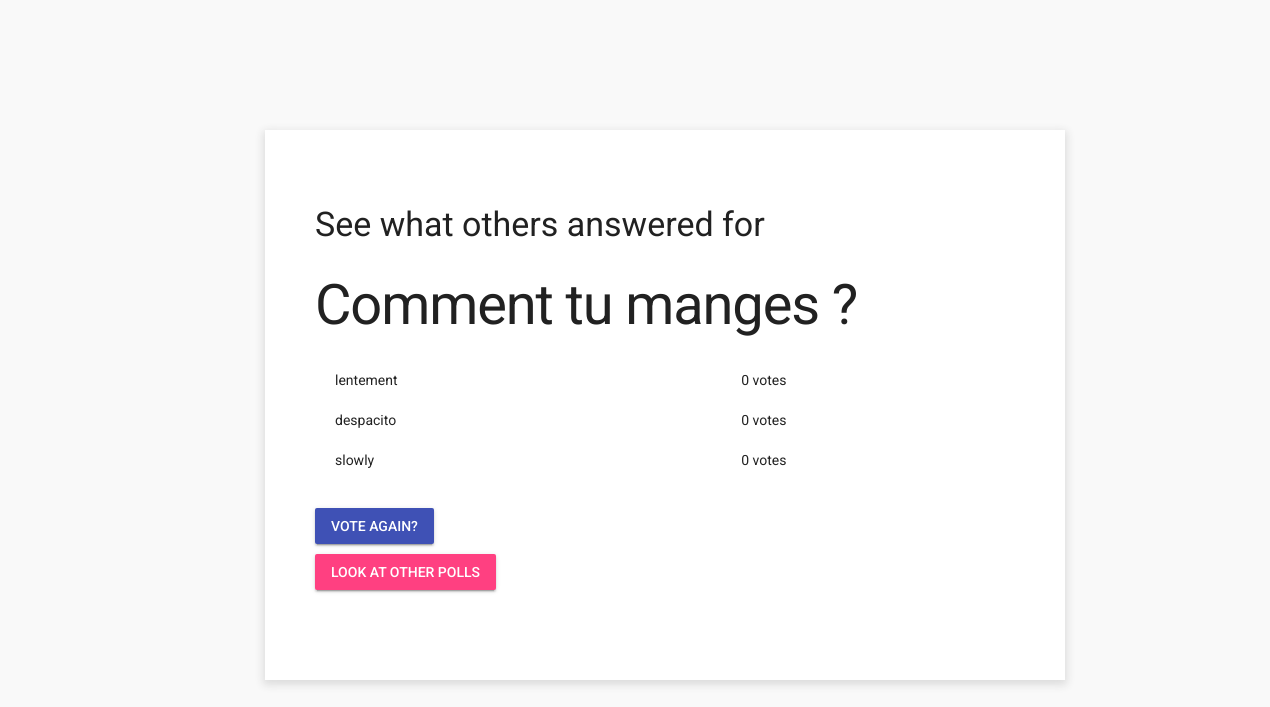
The app's page /polls/6/results/ (signed in), older data.
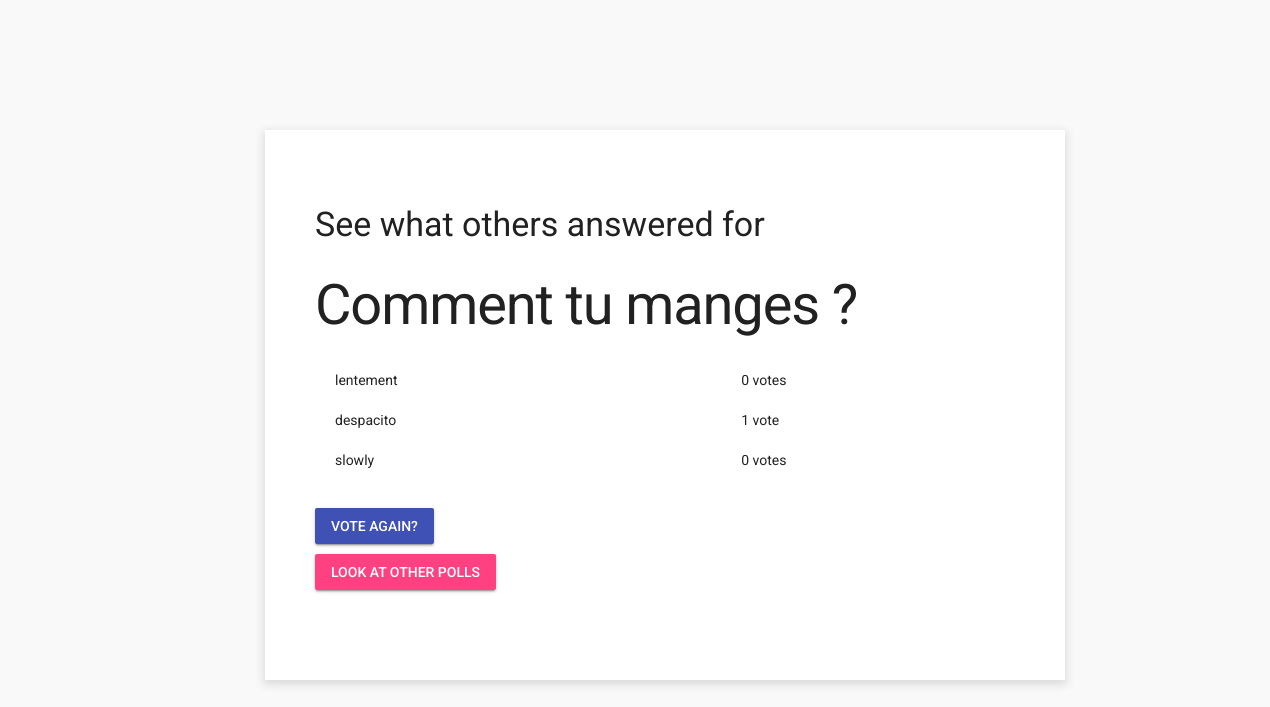
The same page, newer data.
### polls/models.py (models this page shows, shortened)
class Choice(models.Model):
    question = models.ForeignKey(Question, on_delete=models.CASCADE)
    choice_text = models.CharField(max_length=200)
    votes = models.IntegerField(default=0)

### polls/views.py (the view)
# urls.py: path('<int:pk>/results/', views.ResultsView.as_view(), name='results'),
class ResultsView(LoginRequiredMixin, generic.DetailView):
    login_url = "../../../accounts/login"
    model = Question
    template_name = 'polls/results.html'

### polls/templates/polls/results.html (shortened to what this page needs)
<head>
  {% load static %}
  <link rel="stylesheet" type="text/css" href="{% static 'polls/mdl1.3.0/material.min.css' %}" />
  <link rel="stylesheet" type="text/css" href="{% static 'polls/style.css' %}"/>
  <link rel="stylesheet" type="text/css" href="{% static 'sesshandlr/styles.css' %}"/>
</head>
<body class="sess-body">
  <div class="site-container">
    <h3>See what others answered for</h3>
    <h1>{{ question.question_text }}</h1>
    <div style='display: table; width:100%; margin-left: 20px'>
      {% for choice in question.choice_set.all %}
          <div style='display: table-row'>
            <div style='display: table-cell; max-width: 150px'><p>{{ choice.choice_text }}</p></div>
            <div style='display: table-cell; width: auto'><p>{{ choice.votes }} vote{{ choice.votes|pluralize }}</p></div>
          </div>
      {% endfor %}
    </div>
    <a style="margin-top: 20px;" class="mdl-button mdj-js-button mdl-button--raised mdl-button--primary" href="{% url 'polls:detail' question.id %}">Vote again?</a>
    <br/>
    <a style="margin-top: 10px;" class="mdl-button mdj-js-button mdl-button--raised mdl-button--accent" href="{% url 'polls:index' %}">Look at other polls</a>
  </div>
</body>

Row changes from the older to the newer data that the page shows:
changed Choice "despacito": votes "0" → "1"
